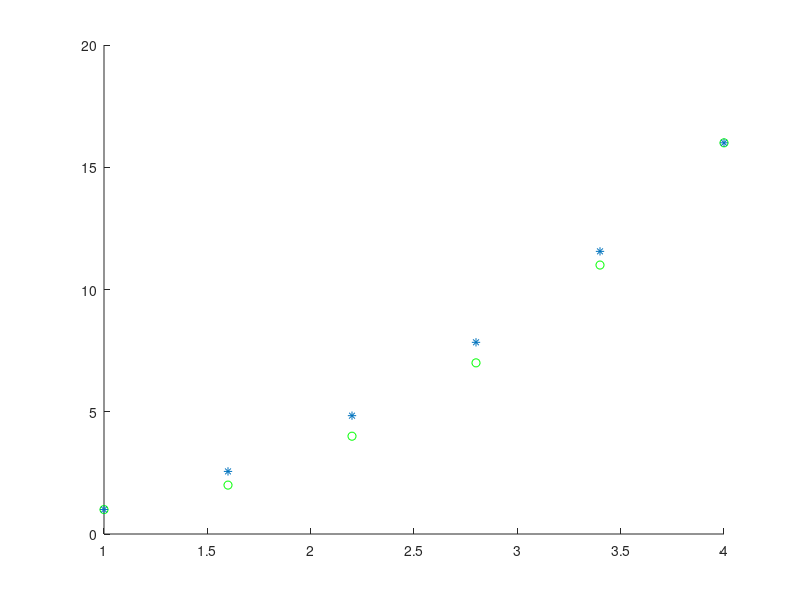

Here is the MATLAB script that generated this plot:


clear all;

x = (1 : 0.6 : 4)';
    y =x.^2;
    
  
    model = svmtrain(y,x);
    
    pre = svmpredict((1:length(x))',x,model);
   
    hold on
    
    plot(x,pre,'og');
    plot(x,y,'*');